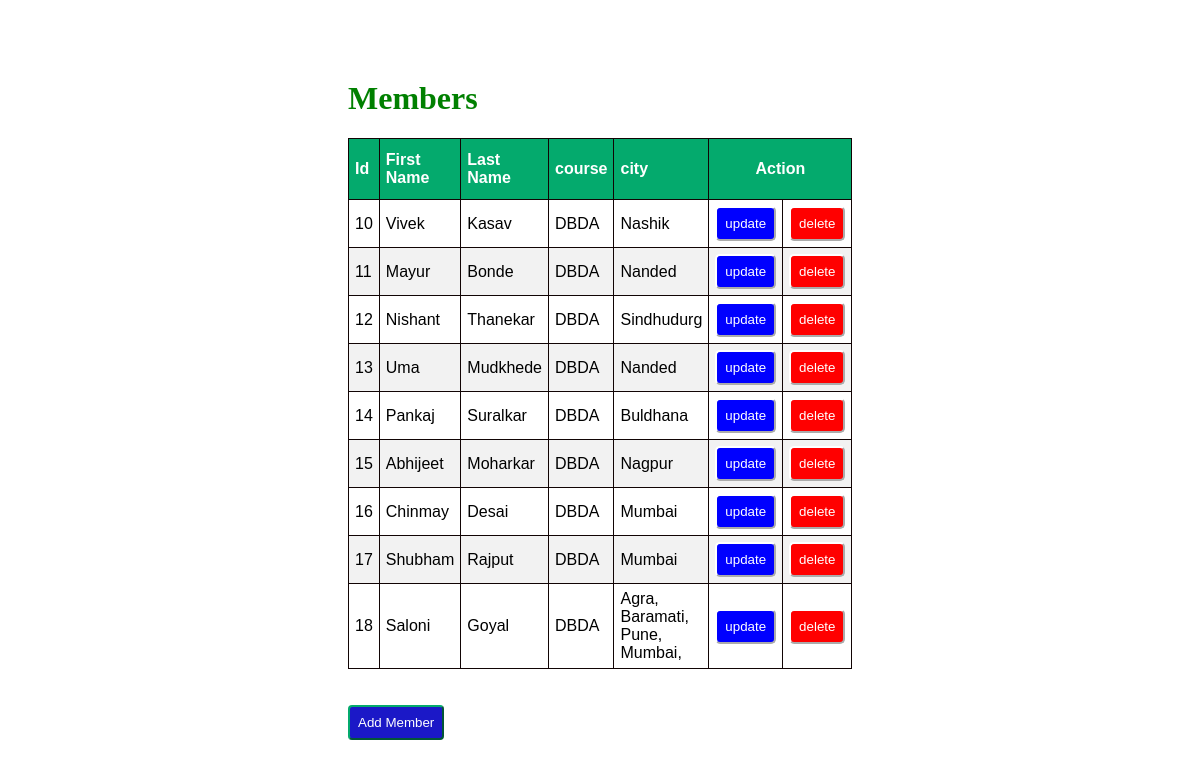
The page / on the database its author committed.
### newapp/models.py (models this page shows)
class Member(models.Model):
    firstname = models.CharField(max_length=100)
    lastname = models.CharField(max_length=100)
    course = models.CharField(max_length=100)
    city = models.CharField(max_length=100)

### newapp/views.py (the view)
# urls.py: path('', views.index, name="index"),
def index(request):
    mem = Member.objects.all()
    return render(request,'index.html', {'mem':mem})

### newapp/templates/index.html (shortened to what this page needs)
<!DOCTYPE html>
<html lang="en">
<head>
</head>
{% load static %}
<link rel= "stylesheet" href="{% static 'style.css'%}">
<body>
    <div class="container">
        <h1>Members</h1>
        <table id="customers" border="1">
            <thead>
                <th>Id</th>
                <th>First Name</th>
                <th>Last Name</th>
                <th>course</th>
                <th>city</th>
                <th colspan="2" id="mid">Action</th>
            </thead>
{% for x in mem %}
            <tr>
                <td>{{x.id}}</td>
                <td>{{x.firstname}}</td>
                <td>{{x.lastname}}</td>
                <td>{{x.course}}</td>
                <td>{{x.city}}</td>
                <td>
                    <a href="update/{{x.id}}"><button id="up">update</button></a>
                </td>
                <td>
                    <a href="delete/{{x.id}}"><button id="del">delete</button></a>
                </td>
            </tr>
            {% endfor %}
        </table>
        <br><br>
        <a href="{% url "add" %}"><button id="new3">Add Member</button></a>
    </div>
</body>
</html>

### newapp/static/style.css (style rules this page uses)
.container { margin: 80px 240px 60px 240px; padding: 0px 100px 100px 100px; }
#customers { font-family: Arial, Helvetica, sans-serif; border-collapse: collapse; width: 100%; }
#customers td, #customers th { border: 1px solid rgb(17, 4, 4); padding: 6px; }
#customers tr:nth-child(even) { background-color: #f2f2f2; }
#customers th { padding-top: 12px; padding-bottom: 12px; text-align: left; background-color: #04AA6D; color: white; }
#customers #mid { text-align: center; }
#customers #up { background-color: blue; border-color: white; border-radius: 5px; padding: 8px; color: white; }
#customers #del { background-color: red; border-color: white; border-radius: 5px; padding: 8px; color: white; }
#customers button { width: 100%; }
h1 { color: green; }
.container #new3 { padding: 8px; background-color: rgb(27, 24, 199); color: white; border-radius: 4px; border-color: #04AA6D; }

### rows shown on the page
Member: id "10", firstname "Vivek", lastname "Kasav", course "DBDA", city "Nashik"
Member: id "11", firstname "Mayur", lastname "Bonde", course "DBDA", city "Nanded"
Member: id "12", firstname "Nishant", lastname "Thanekar", course "DBDA", city "Sindhudurg"
Member: id "13", firstname "Uma", lastname "Mudkhede", course "DBDA", city "Nanded"
Member: id "14", firstname "Pankaj", lastname "Suralkar", course "DBDA", city "Buldhana"
Member: id "15", firstname "Abhijeet", lastname "Moharkar", course "DBDA", city "Nagpur"
Member: id "16", firstname "Chinmay", lastname "Desai", course "DBDA", city "Mumbai"
Member: id "17", firstname "Shubham", lastname "Rajput", course "DBDA", city "Mumbai"
Member: id "18", firstname "Saloni", lastname "Goyal", course "DBDA", city "Agra, Baramati, Pune, Mumbai,"
